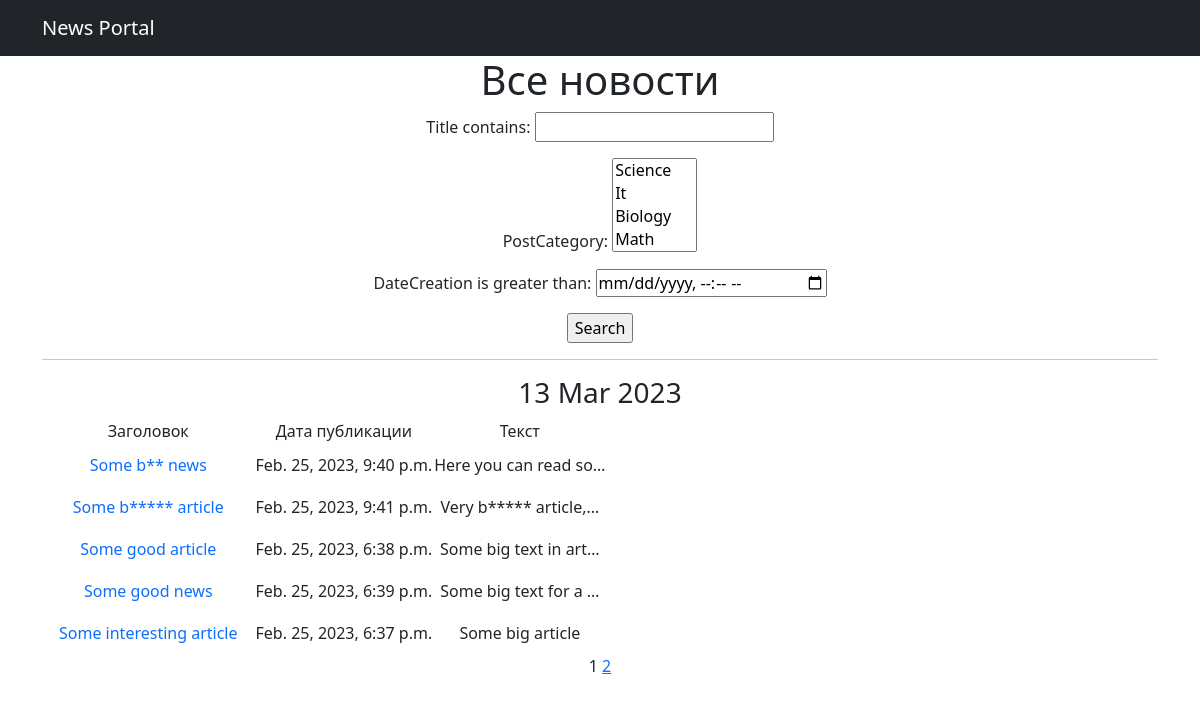
Page /posts/search/ on the earlier database version.
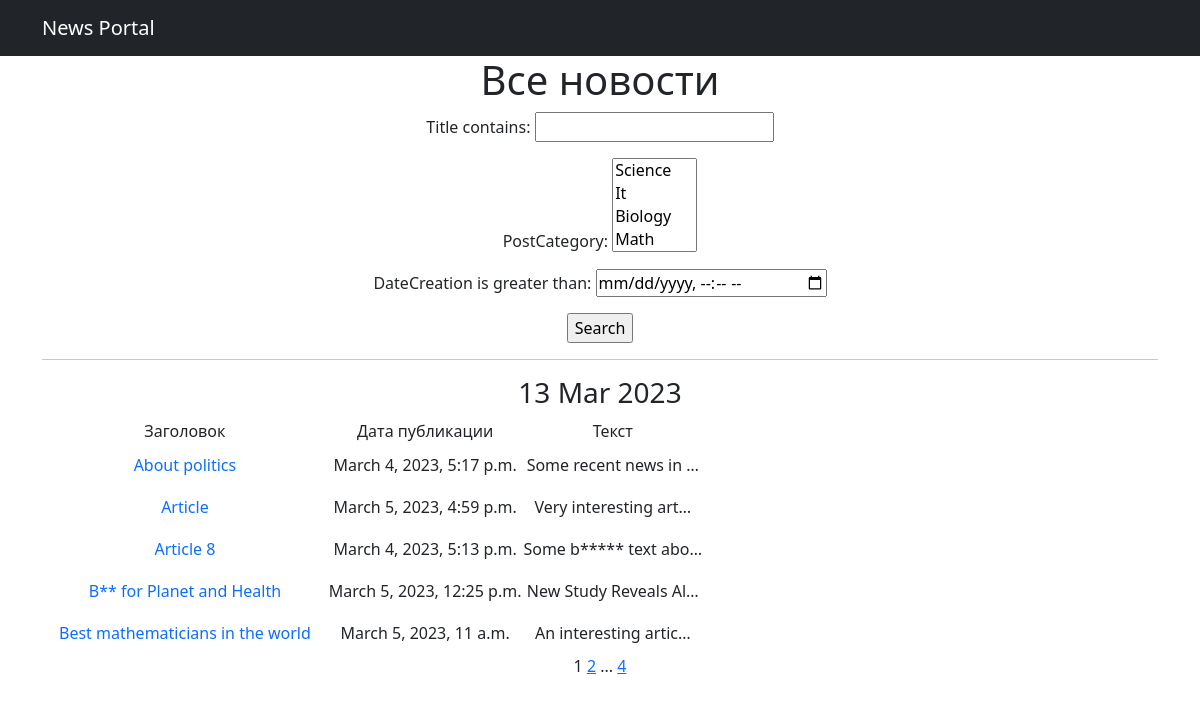
Same page on the later database version.
### news/models.py (models this page shows, shortened)
class Post(models.Model):
    author = models.ForeignKey(Author, on_delete=models.CASCADE)
    NEWS = 'NW'
    ARTICLE = 'AR'
    CATEGORY_CHOICES = (
        (NEWS, 'Новость'),
        (ARTICLE, 'Статья'),
    )
    categoryType = models.CharField(max_length=2, choices=CATEGORY_CHOICES, default=ARTICLE)
    dateCreation = models.DateTimeField(auto_now_add=True)
    postCategory = models.ManyToManyField(Category, through='PostCategory')
    title = models.CharField(max_length=128)
    text = models.TextField()
    rating = models.SmallIntegerField(default=0)

### news/views.py (the view)
# urls.py: path('search/', PostSearch.as_view(), name='post_search'),
class PostSearch(ListView):
    model = Post
    ordering = 'title'
    template_name = 'search.html'
    context_object_name = 'posts'
    paginate_by = 5
    def get_queryset(self):
        queryset = super().get_queryset()
        self.filterset = PostFilter(self.request.GET, queryset)
        return self.filterset.qs
    def get_context_data(self, **kwargs):
        context = super().get_context_data(**kwargs)
        context['filterset'] = self.filterset
        context['time_now'] = datetime.utcnow()
        return context

### news/models.py (called while the page is built)
    def __str__(self):
        return self.name.title()

### news/templatetags/custom_filters.py (called while the page is built)
@register.filter()
def censor(text):
    stop_words = ('bad', 'boring')
    for word in text.split():
        if word.lower() in stop_words:
            text = text.replace(word, f"{word[0]}{'*' * (len(word) - 1)}")
    return text

### templates/search.html (shortened to what this page needs)
{% extends 'flatpages/default.html' %}
{% load custom_filters %}
{% block content %}
   <h1>Все новости </h1>
   <form action=""  method="get">
       {{ filterset.form.as_p }}
       <input type="submit" value="Search">
   </form>
   <hr>
   <h3>{{ time_now|date:'d M Y' }}</h3>
   {% if posts %}
       <table>
           <tr>
               <td>Заголовок</td>
               <td>Дата публикации</td>
               <td>Текст</td>
           </tr>
           {% for post in posts %}
           <tr>
               <td><a class="nav-link" href="{% url 'post_detail' post.id %}">{{ post.title|censor }}</a></td>
               <td>{{ post.dateCreation }}</td>
               <td>{{ post.text|censor|truncatechars:21 }}</td>
           </tr>
           {% endfor %}
       </table>
   {% else %}
       <h2>По выбранным критериям постов нет!</h2>
   {% endif %}
   {{ page_obj.number }}
   {% if page_obj.has_next %}
       <a href="?page={{ page_obj.next_page_number }}">{{ page_obj.next_page_number }}</a>
       {% if paginator.num_pages != page_obj.next_page_number %}
           ...
           <a href="?page={{ page_obj.paginator.num_pages }}">{{ page_obj.paginator.num_pages }}</a>
       {% endif %}
   {% endif %}
{% endblock content %}

### templates/flatpages/default.html (shortened to what this page needs)
{% load static %}
<!DOCTYPE html>
<html lang="en">
    <head>
        <link href="{% static 'css/styles.css' %}" rel="stylesheet" />
    </head>
    <body>
        <nav class="navbar navbar-expand-lg navbar-dark bg-dark">
            <div class="container">
                <a class="navbar-brand" href="#">News Portal</a>
            </div>
        </nav>
        <div class="container">
            <div class="row">
                <div class="col-lg-12 text-center">
                    {% block content %}{% endblock content %}
                </div>
            </div>
        </div>
    </body>
</html>

Differences in the rows shown:
no longer on this page (row unchanged): Post: title|censor "Some b** news", dateCreation "Feb. 25, 2023, 9:40 p.m.", text|censor "Here you can read so…"
removed Post: title|censor "Some b***** article", dateCreation "Feb. 25, 2023, 9:41 p.m.", text|censor "Very b***** article,…"
no longer on this page (row unchanged): Post: title|censor "Some good article", dateCreation "Feb. 25, 2023, 6:38 p.m.", text|censor "Some big text in art…"
no longer on this page (row unchanged): Post: title|censor "Some good news", dateCreation "Feb. 25, 2023, 6:39 p.m.", text|censor "Some big text for a …"
no longer on this page (row unchanged): Post: title|censor "Some interesting article", dateCreation "Feb. 25, 2023, 6:37 p.m.", text|censor "Some big article"
added Post: title|censor "About politics", dateCreation "March 4, 2023, 5:17 p.m.", text|censor "Some recent news in …"
added Post: title|censor "Article", dateCreation "March 5, 2023, 4:59 p.m.", text|censor "Very interesting art…"
added Post: title|censor "Article 8", dateCreation "March 4, 2023, 5:13 p.m.", text|censor "Some b***** text abo…"
added Post: title|censor "B** for Planet and Health", dateCreation "March 5, 2023, 12:25 p.m.", text|censor "New Study Reveals Al…"
added Post: title|censor "Best mathematicians in the world", dateCreation "March 5, 2023, 11 a.m.", text|censor "An interesting artic…"
Other differences:
{{ page_obj.paginator.num_pages }}: (not shown) → "4"
